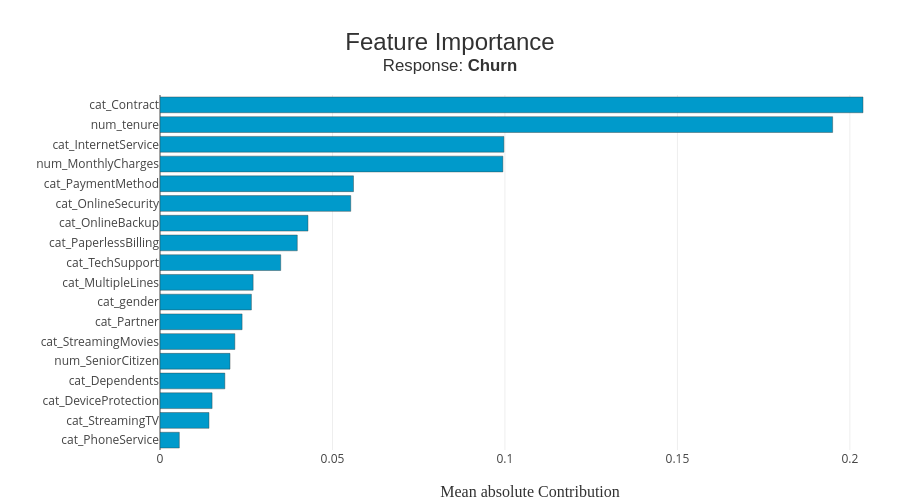

This figure's notebook cell:
### Code cell
xpl.plot.features_importance()

### Figure 1 — Plotly figure (JSON) as saved in the notebook; plotly's stock layout.template omitted (floating-point values rounded to 4 significant figures)
{"data": [{"customdata": ["cat_PhoneService", "cat_StreamingTV", "cat_DeviceProtection", "cat_Dependents", "num_SeniorCitizen", "cat_StreamingMovies", "cat_Partner", "cat_gender", "cat_MultipleLines", "cat_TechSupport", "cat_PaperlessBilling", "cat_OnlineBackup", "cat_OnlineSecurity", "cat_PaymentMethod", "num_MonthlyCharges", "cat_InternetService", "num_tenure", "cat_Contract"], "hovertemplate": "Feature: %{customdata}<br />Contribution: %{x:.4f}<extra></extra>", "marker": {"color": ["rgba(0, 154, 203, 1)", "rgba(0, 154, 203, 1)", "rgba(0, 154, 203, 1)", "rgba(0, 154, 203, 1)", "rgba(0, 154, 203, 1)", "rgba(0, 154, 203, 1)", "rgba(0, 154, 203, 1)", "rgba(0, 154, 203, 1)", "rgba(0, 154, 203, 1)", "rgba(0, 154, 203, 1)", "rgba(0, 154, 203, 1)", "rgba(0, 154, 203, 1)", "rgba(0, 154, 203, 1)", "rgba(0, 154, 203, 1)", "rgba(0, 154, 203, 1)", "rgba(0, 154, 203, 1)", "rgba(0, 154, 203, 1)", "rgba(0, 154, 203, 1)"], "line": {"color": "rgba(52, 55, 54, 0.8)", "width": 0.5}}, "name": "Global", "orientation": "h", "type": "bar", "x": [0.0056, 0.0142, 0.0151, 0.0188, 0.0203, 0.0217, 0.0238, 0.0265, 0.027, 0.035, 0.0398, 0.0429, 0.0553, 0.0561, 0.0994, 0.0997, 0.195, 0.2038], "y": ["cat_PhoneService", "cat_StreamingTV", "cat_DeviceProtection", "cat_Dependents", "num_SeniorCitizen", "cat_StreamingMovies", "cat_Partner", "cat_gender", "cat_MultipleLines", "cat_TechSupport", "cat_PaperlessBilling", "cat_OnlineBackup", "cat_OnlineSecurity", "cat_PaymentMethod", "num_MonthlyCharges", "cat_InternetService", "num_tenure", "cat_Contract"]}], "layout": {"autosize": false, "barmode": "group", "height": 500, "hovermode": "closest", "margin": {"b": 50, "l": 160, "r": 0, "t": 95}, "title": {"font": {"color": "rgb(50, 50, 50)", "family": "Arial", "size": 24}, "text": "Feature Importance<br><sup>Response: <b>Churn</b></sup>", "x": 0.5, "xanchor": "center", "y": 0.9, "yanchor": "middle"}, "width": 900, "xaxis": {"title": {"font": {"color": "rgb(50, 50, 50)", "family": "Arial Black", "size": 16}, "text": "Mean absolute Contribution"}}, "yaxis": {"automargin": true, "dtick": 1, "tickmode": "array", "ticktext": ["cat_PhoneService", "cat_StreamingTV", "cat_DeviceProtection", "cat_Dependents", "num_SeniorCitizen", "cat_StreamingMovies", "cat_Partner", "cat_gender", "cat_MultipleLines", "cat_TechSupport", "cat_PaperlessBilling", "cat_OnlineBackup", "cat_OnlineSecurity", "cat_PaymentMethod", "num_MonthlyCharges", "cat_InternetService", "num_tenure", "cat_Contract"], "tickvals": ["cat_PhoneService", "cat_StreamingTV", "cat_DeviceProtection", "cat_Dependents", "num_SeniorCitizen", "cat_StreamingMovies", "cat_Partner", "cat_gender", "cat_MultipleLines", "cat_TechSupport", "cat_PaperlessBilling", "cat_OnlineBackup", "cat_OnlineSecurity", "cat_PaymentMethod", "num_MonthlyCharges", "cat_InternetService", "num_tenure", "cat_Contract"], "title": {"font": {"color": "rgb(50, 50, 50)", "family": "Arial Black", "size": 16}}}}}
